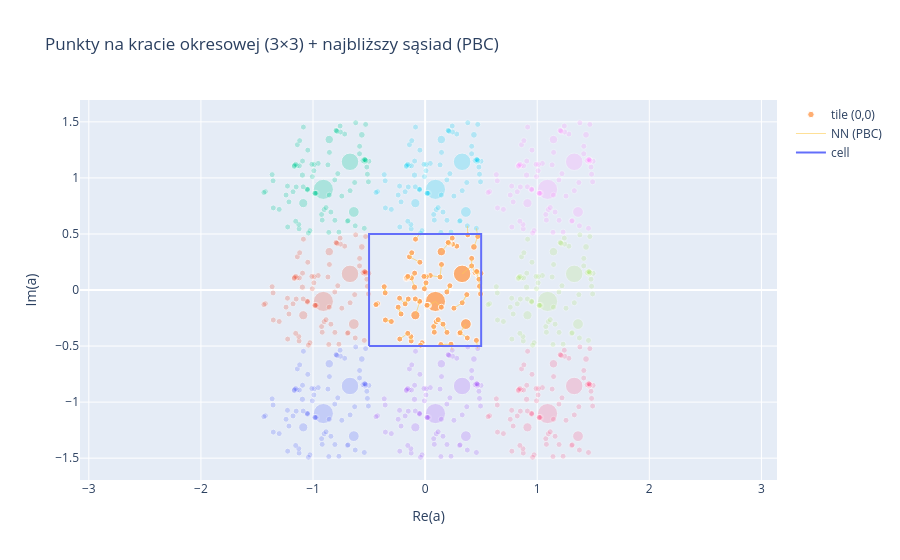

Write notebook code for a chart like this one.
### Markdown cell above
### Punkty na kracie okresowej i najbliższy sąsiad (PBC)

Punkty $a_i=(x_i,y_i)$ leżą w komórce jednostkowej $[-\tfrac12,\tfrac12)\times[-\tfrac12,\tfrac12)$.
Dla geometrii okresowej używamy minimalnej odległości z warunkiem periodycznym (PBC):
$$
\Delta x_{ij}=x_i-x_j-\mathrm{round}(x_i-x_j),\quad
\Delta y_{ij}=y_i-y_j-\mathrm{round}(y_i-y_j),
$$
$$
d_{ij}^{(\mathrm{PBC})}=\sqrt{\Delta x_{ij}^2+\Delta y_{ij}^2}.
$$
Wykres pokazuje punkty oraz odcinki do najbliższego sąsiada w metryce PBC.

### Code cell
def load_points(csv_path: Path):
    df = pd.read_csv(csv_path)
    for col in ["a_re", "a_im", "r_norm"]:
        if col not in df.columns:
            raise ValueError(f"Brak kolumny '{col}' w CSV.")
    a_re = df["a_re"].to_numpy(float)
    a_im = df["a_im"].to_numpy(float)
    r_norm = df["r_norm"].to_numpy(float)
    return a_re, a_im, r_norm, df

def wrap_to_cell(x):
    # mapuje do [-0.5, 0.5)
    return ((x + 0.5) % 1.0) - 0.5

def nearest_neighbor_pbc(x, y):
    """
    Zwraca:
    - nn_idx: indeks najbliższego sąsiada dla każdego i
    - nn_dist: odległość do NN w metryce PBC
    - nn_dx, nn_dy: przesunięcia minimalne (po zastosowaniu round)
    """
    x = x.astype(float)
    y = y.astype(float)
    dx = x[:, None] - x[None, :]
    dy = y[:, None] - y[None, :]
    dx -= np.round(dx)
    dy -= np.round(dy)
    D = np.sqrt(dx*dx + dy*dy)
    np.fill_diagonal(D, np.inf)
    nn_idx = np.argmin(D, axis=1)
    nn_dist = D[np.arange(len(x)), nn_idx]
    nn_dx = dx[np.arange(len(x)), nn_idx]
    nn_dy = dy[np.arange(len(y)), nn_idx]
    return nn_idx, nn_dist, nn_dx, nn_dy

# ---- uruchomienie ----
csv_path = Path("haadf_disks_bright.csv")  # <- zmień jeśli trzeba
x, y, r, df = load_points(csv_path)

# upewnij się, że siedzisz w komórce [-0.5,0.5)
x = wrap_to_cell(x)
y = wrap_to_cell(y)

nn_idx, nn_dist, nn_dx, nn_dy = nearest_neighbor_pbc(x, y)

print("NN distance (PBC):")
print("  min :", float(np.min(nn_dist)))
print("  p1  :", float(np.percentile(nn_dist, 1)))
print("  p5  :", float(np.percentile(nn_dist, 5)))
print("  med :", float(np.median(nn_dist)))

# ---- plot: 3x3 tiling + NN edges ----
fig = go.Figure()

# kopie okresowe (3x3)
shifts = [-1, 0, 1]
for sx in shifts:
    for sy in shifts:
        alpha = 0.85 if (sx == 0 and sy == 0) else 0.25
        fig.add_trace(go.Scatter(
            x=x + sx,
            y=y + sy,
            mode="markers",
            marker=dict(size=np.clip(2000*(r**2), 6, 60), opacity=alpha),
            name=f"tile ({sx},{sy})" if (sx,sy)==(0,0) else None,
            showlegend=(sx,sy)==(0,0),
            hovertemplate="x=%{x:.4f}<br>y=%{y:.4f}<extra></extra>"
        ))

# odcinki do NN (rysujemy w centralnej komórce)
# uwaga: endpoint = (x_i - nn_dx_i, y_i - nn_dy_i) bo dx = x_i - x_nn (po PBC)
xe, ye = [], []
for i in range(len(x)):
    j = nn_idx[i]
    # punkt docelowy (najbliższa okresowa kopia j)
    xj = x[i] - nn_dx[i]
    yj = y[i] - nn_dy[i]
    xe += [x[i], xj, None]
    ye += [y[i], yj, None]

fig.add_trace(go.Scatter(
    x=xe, y=ye,
    mode="lines",
    line=dict(width=1),
    opacity=0.6,
    name="NN (PBC)"
))

# obrys komórki centralnej
cell_x = [-0.5, 0.5, 0.5, -0.5, -0.5]
cell_y = [-0.5, -0.5, 0.5, 0.5, -0.5]
fig.add_trace(go.Scatter(
    x=cell_x, y=cell_y,
    mode="lines",
    line=dict(width=2),
    name="cell"
))

fig.update_layout(
    title="Punkty na kracie okresowej (3×3) + najbliższy sąsiad (PBC)",
    xaxis_title="Re(a)",
    yaxis_title="Im(a)",
    yaxis_scaleanchor="x",
    yaxis_scaleratio=1,
)
fig.show()

fig.write_html("nn_pbc_scatter.html", include_plotlyjs="cdn")
